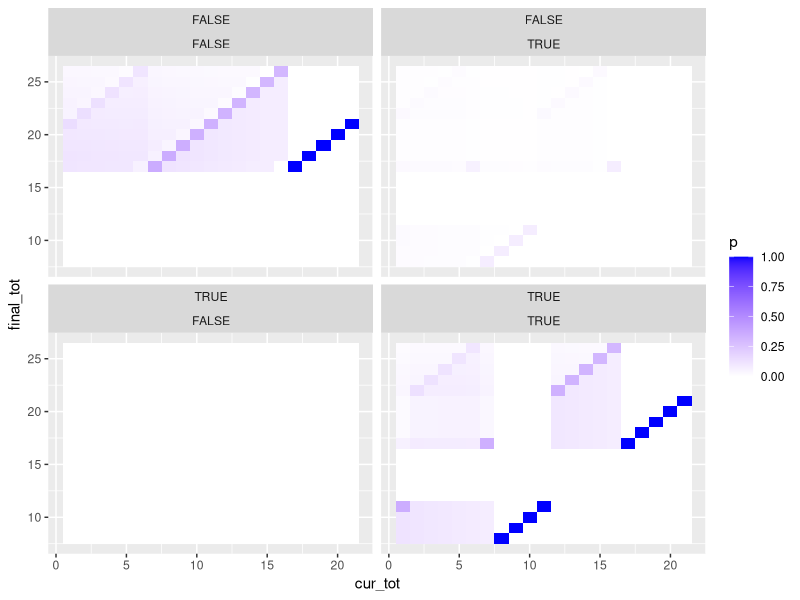
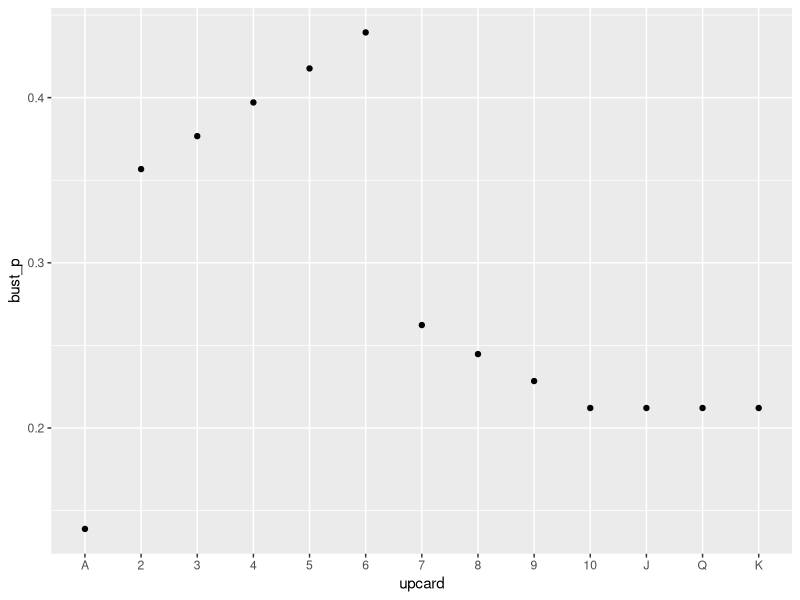
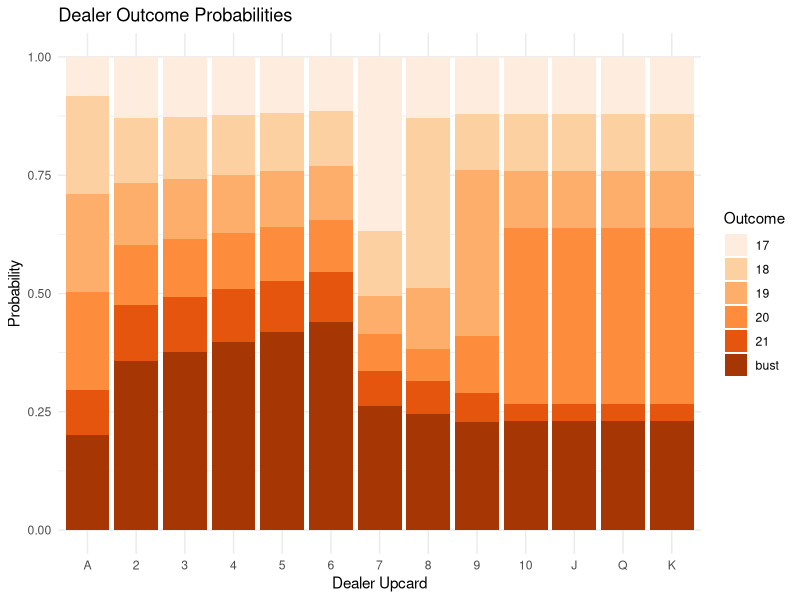
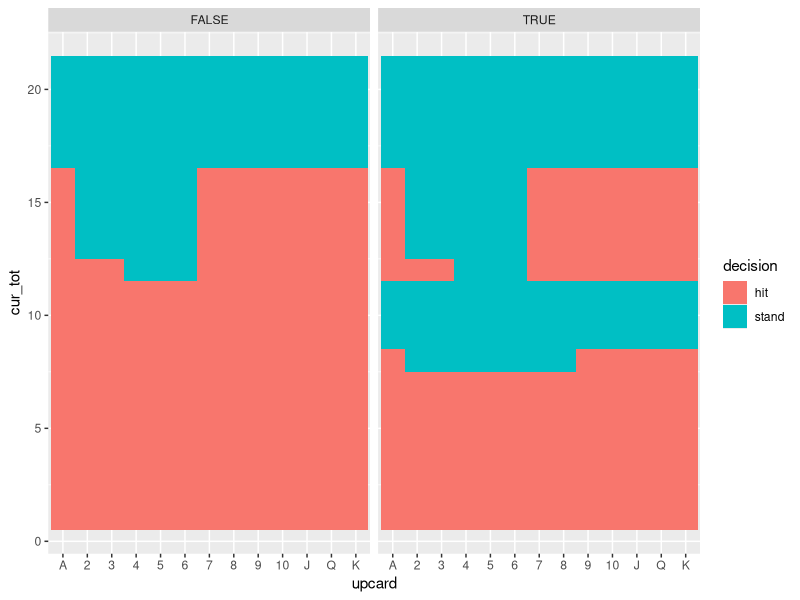
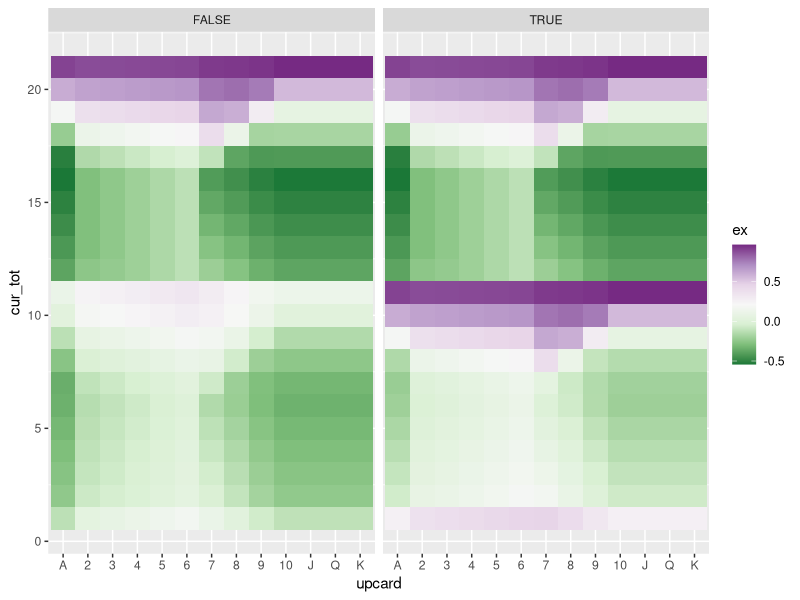
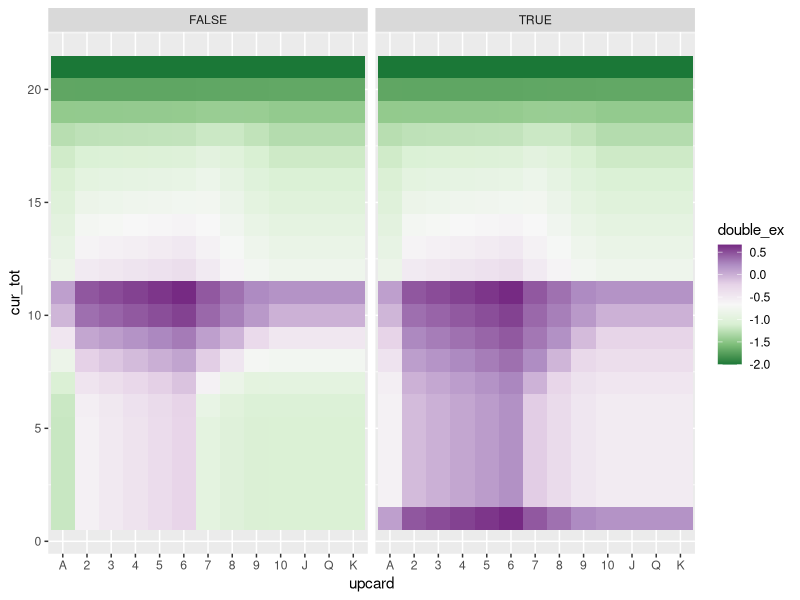
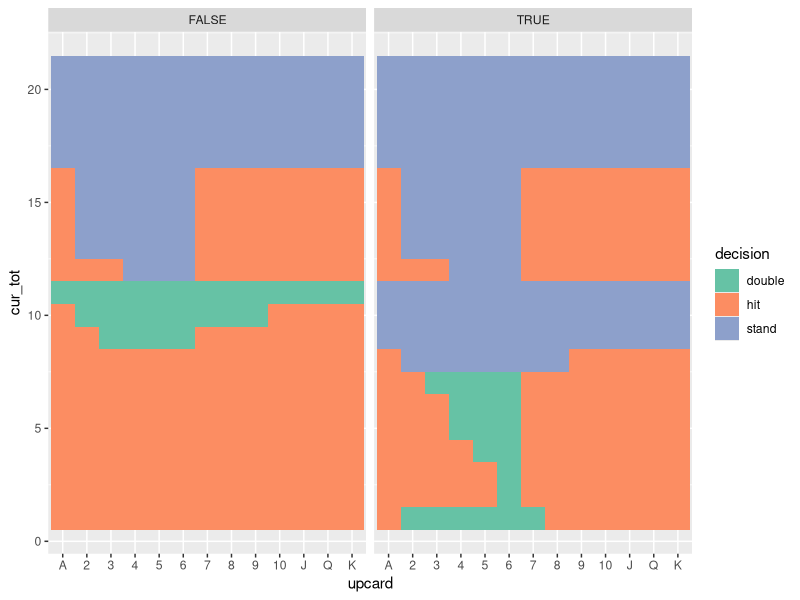
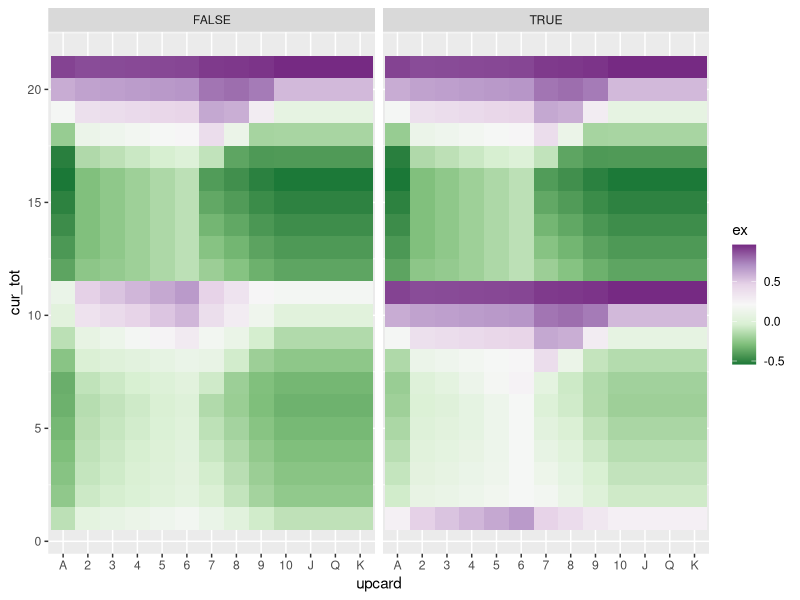

Recreate these plots in R, in order.
##
##   Blackjack basic strategy calculator
##

require( "tidyverse")


##
##  Calculate the transition matrix for the dealer strategy
##  Here the dealer hits on soft 17
##

cards <- tibble( 
  value = c( 1,2,3,4,5,6,7,8,9,10,10,10,10),
  name  = c("A","2","3","4","5","6","7","8","9","10","J","Q","K"),
  csoft  = c( T, rep(F,12))
)

cards$name <- factor( cards$name, cards$name)

dealer <- expand_grid( cur_tot = 1:21, final_tot = 8:26, soft = c(F,T), final_soft = c(F,T), p= NA)  |> 
  mutate( final_p = ifelse( final_tot == cur_tot & final_soft == soft, 1, 0 ) ) |> 
  mutate( p = ifelse( final_tot < cur_tot, 0, p )) |> # impossible or hit
  mutate( p = ifelse( cur_tot >= 17, final_p, p )) |> #stand
  mutate( p = ifelse( soft & cur_tot >= 8 & cur_tot <= 11, final_p, p )) |> 
  select( -final_p )
  

# totals here are the "hard" totals, treating aces as 1

for( cur_tot_update in 16:1)
{
  one_card <- expand_grid( filter( dealer, cur_tot == !!cur_tot_update, is.na(p) ), cards) |> 
    select( -p ) |> 
    mutate( next_tot = cur_tot+value, next_soft = soft | csoft ) |> 
    mutate( final_p = ifelse( final_tot == next_tot & final_soft == next_soft, 1, 0 ) ) |> 
    left_join( dealer, by=join_by( next_tot == cur_tot, next_soft == soft, final_tot, final_soft )) |> 
    mutate( p = ifelse( next_tot > final_tot, 0, p)) |> 
    mutate( p = ifelse( next_tot > 21, final_p, p)) 
  
  dealer_update <- one_card |> group_by( cur_tot, final_tot, soft, final_soft ) |> 
    summarize( newp = mean( p), .groups =  "drop") 
  
  #  dealer_update |> print( n=100)
  
  dealer <- left_join( dealer, dealer_update, by=join_by(cur_tot, final_tot, soft, final_soft)) |> 
    mutate( p =coalesce(p,newp)) |> 
    select(-newp) 
  
}

# sanity check total probability

dealer |> group_by( soft, cur_tot ) |> 
  summarize( ss = sum(p)) |>  
  mutate( is1 = abs( ss-1 )<1e-6 ) |> 
  pull( is1 ) |> 
  all()


dealer <- dealer |> 
  mutate( 
      cur_soft_tot   = ifelse( soft & cur_tot <= 11, cur_tot+10, cur_tot),
      final_soft_tot = ifelse( final_soft & final_tot <= 11, final_tot+10, final_tot ) 
  )


  
##
## Plot the transition matrix
##

ggplot( dealer, aes(cur_tot, final_tot,fill=p)) +
  geom_tile()+
  scale_fill_gradient(low="white", high="blue") +
  facet_wrap( soft ~final_soft)


##
##  Dealer Outcome-by-upcard table
##


# Figure out dealer outcomes indexed by dealer upcard
# This version includes the probability that dealer gets initial blackjack

upcard <- cards |> rename( soft=csoft, cur_tot= value, upcard=name) |> 
  left_join( dealer, relationship = "many-to-many" ) 

upcard |> filter( final_soft_tot ==21)

upcard |> filter( cur_tot == 1 | cur_tot == 10, final_tot==11, final_soft) |> 
  pull( p ) |> 
  sum() /13


#  Calculate the bust probability given the card that's showing

bust_p <- upcard |> 
  filter( final_tot > 21 ) |> 
  group_by( upcard ) |> 
  summarise( bust_p = sum(p), cur_tot=last( cur_tot))


ggplot(bust_p, aes(upcard, bust_p)) + geom_point()

# overall bust probability

bust_p$bust_p |> mean()


# Dealer outcomes indexed by dealer upcard
# This version is only playable upcards
# playable dealer hands by upcard (remove initial blackjacks)

dealer_hands <- expand_grid( 
  rename( cards, soft_up=csoft, value_up = value, upcard=name), 
  rename( cards, soft_ho=csoft, value_ho = value, hole=name) 
) |> 
  mutate( soft = soft_up | soft_ho, cur_tot = value_up + value_ho ) |> 
  filter( value_up != 10 | value_ho != 1, value_up != 1 | value_ho != 10 ) |> 
  select( upcard, hole, soft, cur_tot ) |> 
  left_join( dealer, relationship = "many-to-many")

upcard_playable <- dealer_hands |> 
  group_by( upcard, final_soft, final_tot ) |> 
  summarize( p = mean( p )) |> 
  mutate( final_soft_tot = ifelse( final_soft & final_tot <= 11, final_tot+10, final_tot )) 



##
##
##




# There is a choice here: upcard or upcard playable?  

dealer_outcomes <- upcard_playable |> 
  filter( p > 0 ) |> 
  mutate( outcome_val = ifelse( final_soft_tot > 21, 0, final_soft_tot )) |> 
  group_by( upcard, outcome_val ) |> 
  summarize( p = sum(p), .groups="drop") |> 
  mutate( outcome = ifelse( outcome_val > 0, as.character(outcome_val), "bust" ))

outcome_fac <- c( "17","18","19","20","21","bust")

dealer_outcomes$outcome <- factor( dealer_outcomes$outcome, outcome_fac)

ggplot( dealer_outcomes, aes( upcard, p, fill=outcome) ) +
  geom_col( position="stack") + 
  scale_fill_brewer( palette ="Oranges") +
  labs(title = "Dealer Outcome Probabilities",
       x = "Dealer Upcard",
       y = "Probability",
       fill = "Outcome") +
  theme_minimal()



#
# Simplified BJ:
#   No initial BJ win
#   No double, no split
#


dealer_outcomes_wide <- dealer_outcomes |> 
  select( -outcome_val ) |>
  pivot_wider( names_from = outcome, values_from = p )

maxt = 31

# basic setup and bust edge

hit_stand <- expand_grid( upcard = cards$name, cur_tot = 1:maxt, soft = c(F,T),
                     stand_w = NA, stand_t =NA, stand_l = NA, stand_ex = NA, 
                     hit_w = NA, hit_t= NA, hit_l = NA, hit_ex = NA,
                     w=NA, t = NA, l=NA, ex = NA,
                     decision=NA ) |> 
  left_join( dealer_outcomes_wide, by=join_by( upcard)) |> 
  mutate( 
    cur_soft_tot = ifelse( soft & cur_tot <= 11, cur_tot+10, cur_tot),
    decision = ifelse( cur_tot > 21, "bust", decision ),
    w = ifelse( cur_tot > 21, 0, w ),
    t = ifelse( cur_tot > 21, 0, t ),
    l = ifelse( cur_tot > 21, 1, l ),
    ex = ifelse( cur_tot > 21, w-l, ex )
  ) 

# stand edge
hit_stand <-hit_stand |> 
  rowwise() |> 
  mutate( 
    vec     = list( c( `bust`, rep(0,16), `17`,`18`,`19`,`20`,`21`, rep(0,maxt-22+2))),
    stand_w = ifelse( cur_soft_tot > 21, 0, sum( vec[1:cur_soft_tot])), 
    stand_t = ifelse( cur_soft_tot > 21, 0, vec[cur_soft_tot+1]),
    stand_l = ifelse( cur_soft_tot > 21, 1, sum( vec[(cur_soft_tot+2):(maxt+2)])),
    stand_ex = stand_w-stand_l
  ) |> 
  select( -vec )

hit_stand |> mutate( check = stand_w + stand_t + stand_l ) |> pull( check)

for( tot_update in 21:1 )
{
 
  hit_stand_slim <- hit_stand |> select( upcard, cur_tot, soft, w,t,l,ex )
  
  one_card <- expand_grid( filter( hit_stand, cur_tot == !!tot_update), cards) |> 
    select( -w,-l,-t,-ex) |> 
    mutate( next_tot = cur_tot+value, next_soft = soft | csoft ) |> 
    left_join( hit_stand_slim, by=join_by( next_tot == cur_tot, next_soft == soft, upcard )) 

  hit_stand_update <- one_card |> group_by( upcard, cur_tot, soft  ) |> 
    summarize(
      hit_w_up = mean(w),
      hit_t_up = mean(t),
      hit_l_up = mean(l),
      .groups = "drop"
    ) 

  
  #  dealer_update |> print( n=100)
  
  hit_stand <- left_join( hit_stand, hit_stand_update, by=join_by(cur_tot, soft, upcard)) |> 
    mutate( 
      hit_w =coalesce(hit_w,hit_w_up),
      hit_t =coalesce(hit_t,hit_t_up),
      hit_l =coalesce(hit_l,hit_l_up)
    ) |> 
    select(-hit_w_up,-hit_t_up,-hit_l_up) |>  
    mutate(
      hit_ex = hit_w - hit_l,
      decision = ifelse( is.na( stand_ex) | is.na(hit_ex), decision, ifelse( stand_ex > hit_ex, "stand", "hit")),
      w = ifelse( is.na( decision ), w, ifelse( decision=="hit", hit_w, stand_w)),
      t = ifelse( is.na( decision ), t, ifelse( decision=="hit", hit_t, stand_t)),
      l = ifelse( is.na( decision ), l, ifelse( decision=="hit", hit_l, stand_l)),
      ex = w-l
    )
  
}

# sanity checks
hit_stand |> mutate( check = hit_w + hit_t + hit_l ) |> pull( check)
hit_stand |> mutate( check = w + t + l ) |> pull( check)

# visualize

hit_stand0 <- hit_stand |> filter( cur_tot <=21 )
ggplot( hit_stand0, aes( upcard, cur_tot, fill=decision)) + geom_tile() + facet_wrap( ~soft)
ggplot( hit_stand0, aes( upcard, cur_tot, fill=ex)) + geom_tile() + facet_wrap( ~soft) + scale_fill_distiller(palette = "PRGn")


##
## Calculate double edge
##

double <- expand_grid( upcard = cards$name, cur_tot = 1:21, soft = c(F,T), cards ) |> 
  mutate( double_tot = cur_tot + value, double_soft = soft | csoft ) |> 
  left_join( hit_stand, by=join_by( double_tot == cur_tot, double_soft == soft, upcard )) |> 
  group_by( upcard, cur_tot, soft )|> 
  summarize( 
    double_w = mean( stand_w ),
    double_t = mean( stand_t ),
    double_l = mean( stand_l ),
    double_ex = mean( stand_ex) * 2,
    .groups = "drop"
  ) 


ggplot( double, aes( upcard, cur_tot, fill=double_ex)) + geom_tile() + facet_wrap( ~soft) + scale_fill_distiller(palette = "PRGn")


hit_stand_double <- hit_stand |> 
  left_join( double, by = join_by( upcard, cur_tot, soft )) |> 
  mutate( 
    decision = ifelse( decision== "hit" & double_ex > hit_ex, "double", decision ),
    w = ifelse( decision == "double", double_w, w ),
    t = ifelse( decision == "double", double_t, t ), 
    l = ifelse( decision == "double", double_l, l ),
    ex = ifelse( decision == "double", double_ex, ex )  
  )
  

hit_stand_double0 <- hit_stand_double |> filter( cur_tot <=21 )
ggplot( hit_stand_double0, aes( upcard, cur_tot, fill=decision)) + geom_tile() + facet_wrap( ~soft) + scale_fill_brewer(palette = "Set2") 
ggplot( hit_stand_double0, aes( upcard, cur_tot, fill=ex)) + geom_tile() + facet_wrap( ~soft) + scale_fill_distiller(palette = "PRGn")


##
##  Calculate split edge
##



pair <- 12

nosplit <- hit_stand |> filter( !soft, cur_tot==pair) |> pull( ex)
split   <- hit_stand |> filter( !soft, cur_tot==pair/2)  |> pull( ex) |> map_dbl( \(x) x*2)

split > nosplit



##
##  Initial blackjack calculations
##

p_bj = (1*4*2)/(13*13)
p_bj - p_bj*p_bj


